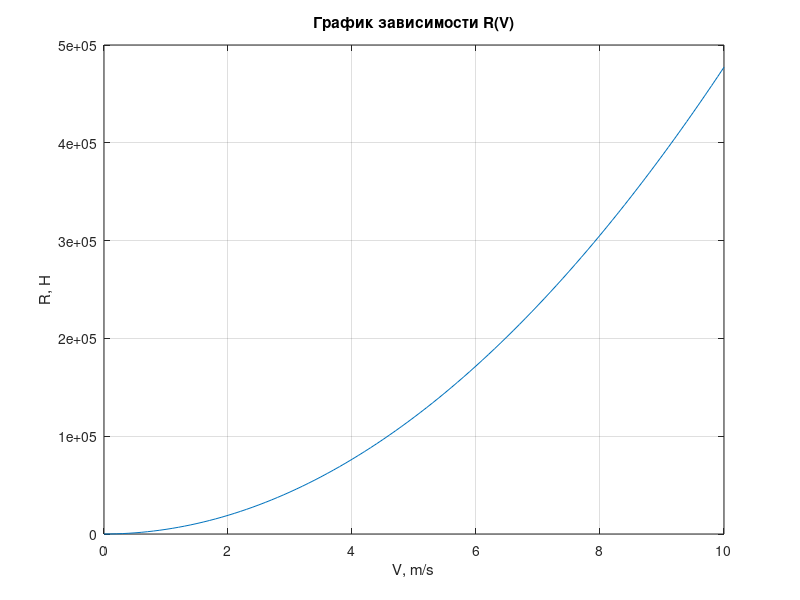

This chart was generated by the following MATLAB code:
v = 0:0.1:10;
R = 4773.23.*v.*abs(v); 
plot(v,R)
grid on, title('График зависимости R(V)')
xlabel('V, m/s'), ylabel('R, H')